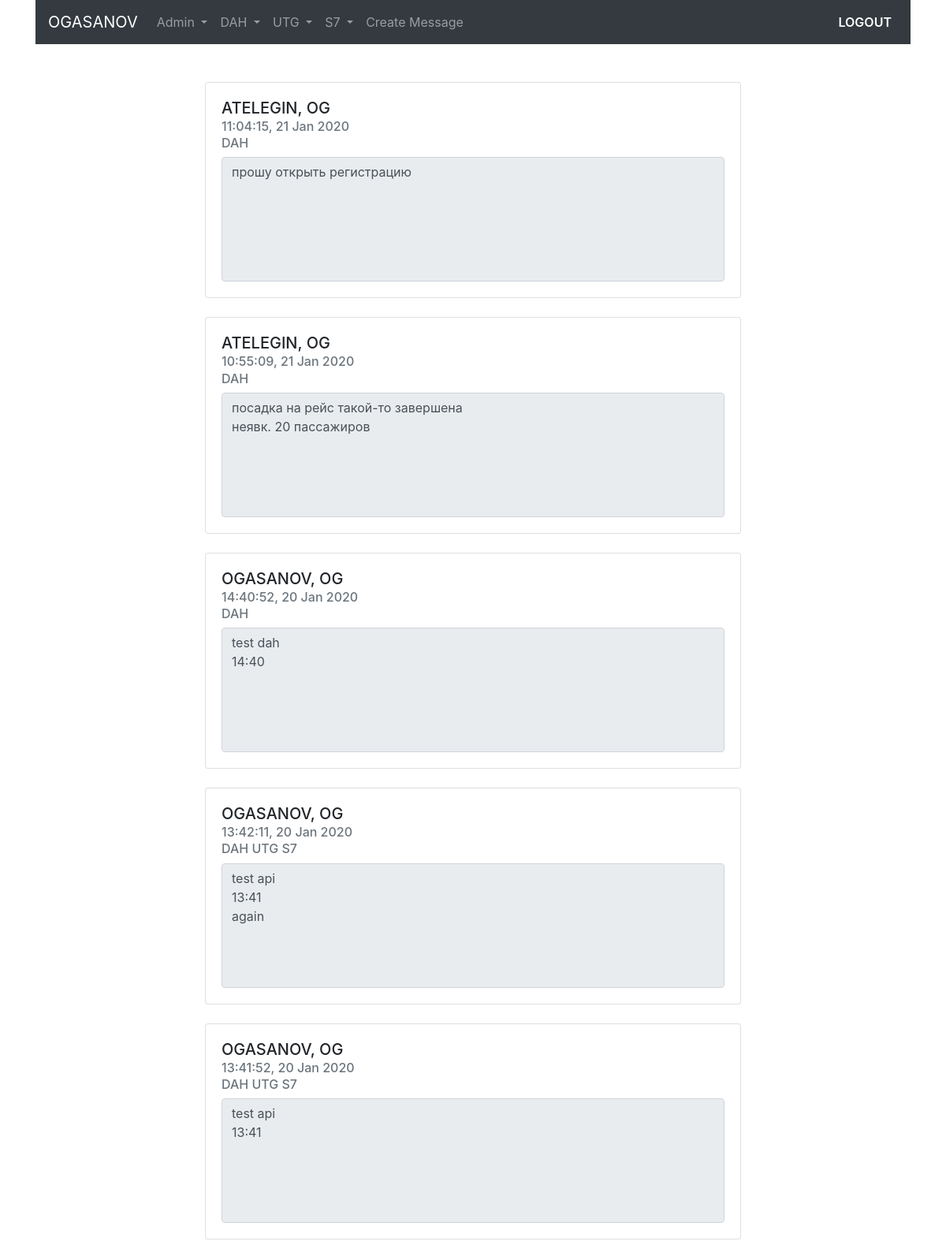
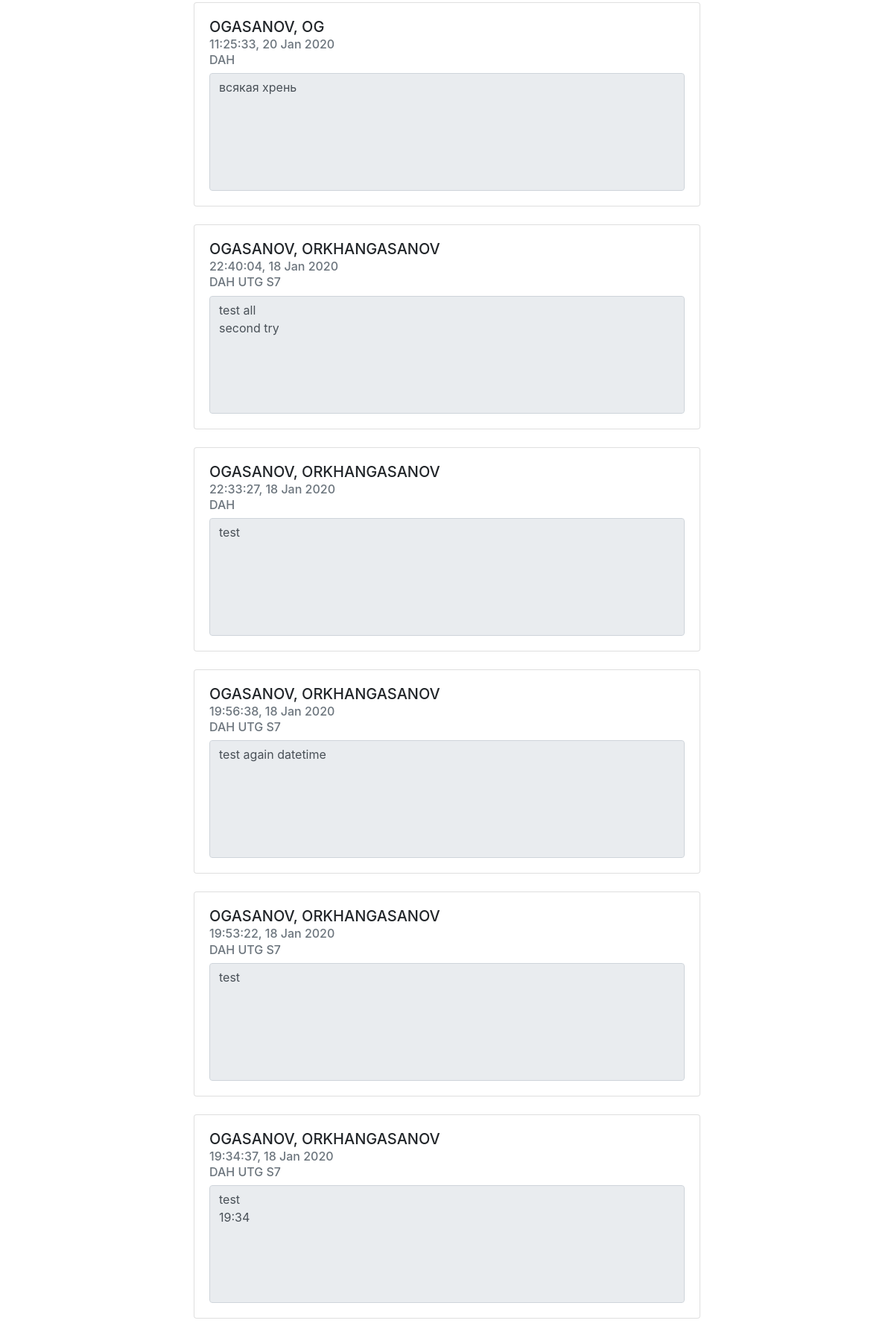
The page /dah/messages-50/ (signed in, upper part) on the database its author committed (2 pictures, top to bottom).
### user_model/models.py (models this page shows, shortened)
class UserModel(AbstractBaseUser):
    username = models.CharField(verbose_name='username', max_length=30, unique=True)
    fullname = models.CharField(verbose_name='full name', max_length=100)
    entity = models.CharField(verbose_name='entity', max_length=60)
    date_joined = models.DateTimeField(verbose_name='date joined', auto_now_add=True)
    last_login = models.DateTimeField(verbose_name='last login', auto_now=True)
    is_admin = models.BooleanField(default=False)
    is_active = models.BooleanField(default=True)
    is_staff = models.BooleanField(default=False)
    is_superuser = models.BooleanField(default=False)
    USERNAME_FIELD = 'username'
    REQUIRED_FIELDS = ['fullname', 'entity']
    objects = UserModelManager()
    class Meta:
        verbose_name = 'Create User'
        verbose_name_plural = 'Create Users'

class Message(models.Model):
    title = models.CharField(max_length=150, db_index=True)
    slug = models.SlugField(max_length=150, unique=True)
    body = models.TextField(db_index=True)
    tags = models.ManyToManyField('Tag', related_name='t_messages')
    users = models.ManyToManyField('UserModel', related_name='u_messages')
    date_pub = models.DateTimeField(auto_now_add=True)
    class Meta:
        ordering = ['-date_pub']

class Tag(models.Model):
    title = models.CharField(max_length=50, unique=True)
    slug = models.SlugField(max_length=50, unique=True)
    def __str__(self):
        return self.title

### user_model/views.py (the view)
# urls.py: path('dah/messages-50/', DAHMsgsView.as_view(), name='dah_messages_obj'),
class DAHMsgsView(LoginRequiredMixin, ObjectMsgsViewMixin, View):
    template = 'user_model/dah_msgs_template.html'
    tag_arg = 'DAH'

### user_model/utils.py (called while the page is built)
    def get(self, request):
        messages = Message.objects.filter(tags__title=self.tag_arg)[:50]
        return render(request, self.template, context={'messages': messages})

### user_model/templates/user_model/dah_msgs_template.html
{% extends 'user_model/base.html' %}
{% block content %}
    <div class="row">
        <div class="col-md-2"></div>
        <div class="col-md-8">
            {% for message in messages %}
                {% include 'user_model/includes/slug_message_template.html' %}
            {% endfor %}
        </div>
        <div class="col-md-2"></div>
    </div>
{% endblock %}

### user_model/templates/user_model/includes/navbar.html (shortened to what this page needs)
<nav class="navbar navbar-expand-md navbar-dark bg-dark sticky-top">
    {% if request.user.is_authenticated %}
        <a class="navbar-brand" href="{% url 'homepage' %}">{{ request.user.username|upper }}</a>
    {% else %}
        <a class="navbar-brand mx-auto" href="{% url 'homepage' %}">Рассылка сообщений по рейсам</a>
    {% endif %}
    {% if request.user.is_authenticated and request.user.is_admin %}
    <div class="collapse navbar-collapse" id="navbarSupportedContent">
        <ul class="navbar-nav mr-auto">
            {% include 'user_model/includes/nav_item_admin.html' %}
            {% include 'user_model/includes/nav_item_template.html' %}
        </ul>
        <ul class="navbar-nav ml-auto">
            {% include 'user_model/includes/nav_item_logout.html' %}
        </ul>
    </div>
    {% endif %}
</nav>

### user_model/templates/user_model/includes/slug_message_template.html
<div class="message-mainpage-template">
    <div class="card mb-4">
        <div class="card-body">
            <h5 class="card-title mb-2">{{ message.title }}</h5>
            <h6 class="card-subtitle mb-2 text-muted">{{ message.date_pub|date:'H:i:s, d M Y'}}</h6>
            <h6 class="card-subtitle mb-2 text-muted">
                {% for tag in message.tags.all %}
                    {{ tag }}
                {% endfor %}
            </h6>
            <textarea readonly class="form-control" rows="6" style="resize: none;">{{ message.body|striptags }}</textarea>
        </div>
    </div>
</div>

### static/css/style.css (style rules this page uses)
.message-mainpage-template { margin-left: 25px; margin-right: 25px; }

### rows shown on the page
UserModel: user.username "OGASANOV"
Message: title "ATELEGIN, OG", date_pub "11:04:15, 21 Jan 2020", body "прошу открыть регистрацию"
Tag: title "DAH"
Message: title "ATELEGIN, OG", date_pub "10:55:09, 21 Jan 2020", body "посадка на рейс такой-то завершена неявк. 20 пассажиров"
Message: title "OGASANOV, OG", date_pub "14:40:52, 20 Jan 2020", body "test dah 14:40"
Message: title "OGASANOV, OG", date_pub "13:42:11, 20 Jan 2020", body "test api 13:41 again"
Tag: title "UTG"
Tag: title "S7"
Message: title "OGASANOV, OG", date_pub "13:41:52, 20 Jan 2020", body "test api 13:41"
Message: title "OGASANOV, OG", date_pub "11:25:33, 20 Jan 2020", body "всякая хрень"
Message: title "OGASANOV, ORKHANGASANOV", date_pub "22:40:04, 18 Jan 2020", body "test all second try"
Message: title "OGASANOV, ORKHANGASANOV", date_pub "22:33:27, 18 Jan 2020", body "test"
Message: title "OGASANOV, ORKHANGASANOV", date_pub "19:56:38, 18 Jan 2020", body "test again datetime"
Message: title "OGASANOV, ORKHANGASANOV", date_pub "19:53:22, 18 Jan 2020", body "test"
Message: title "OGASANOV, ORKHANGASANOV", date_pub "19:34:37, 18 Jan 2020", body "test 19:34"
